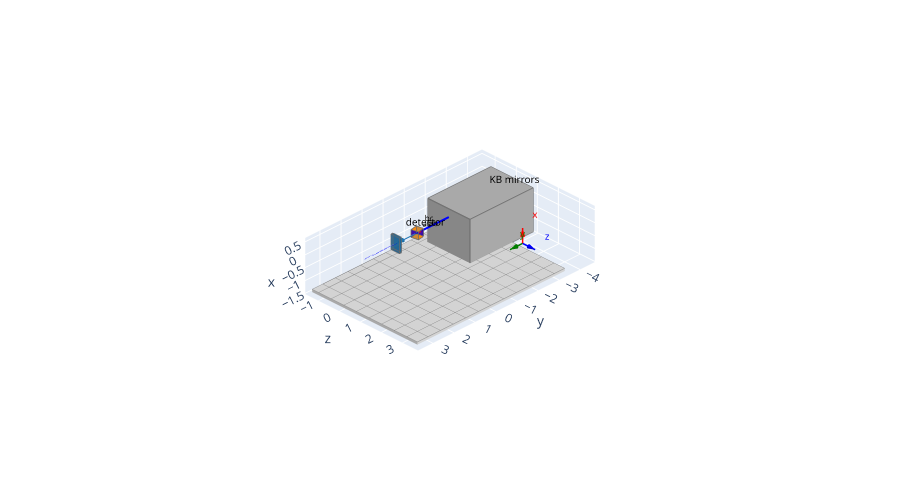

Notebook source saved alongside this figure:
### Code cell
scene.render("plotly", height=500, **VIEW)
